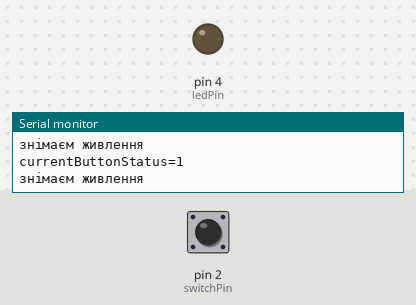
Simulated run of this sketch. Board: Arduino Uno, built with avr-gcc and run on an emulated ATmega328P. Parts: output pins drawn as LEDs (lit = HIGH), the last lines printed to the serial monitor. Dashed ring = blinking. The inputs (shaded band) are chosen by the test bench; at power-on: pin 2 (switchPin) HIGH.

Above: at 1.2 s.
1.3 s: pin 2 (switchPin) pulled LOW for 1 s
At 3.1 s:
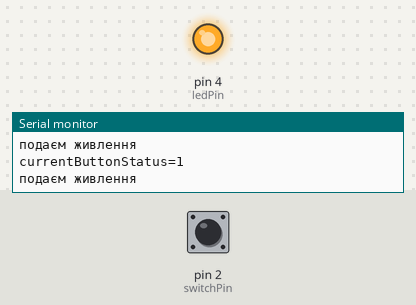
4.3 s: pin 2 (switchPin) pulled LOW for 0.15 s
At 5.4 s:
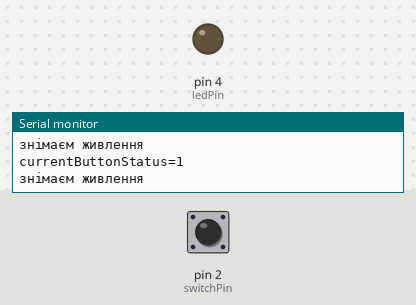
7.4 s: pin 2 (switchPin) pulsed LOW 5 times (0.12 s each, 0.3 s apart)
At 7.67 s:
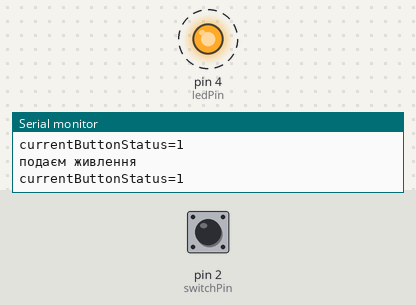
11.9 s: pin 2 (switchPin) pulled LOW for 3.2 s
At 15.9 s:
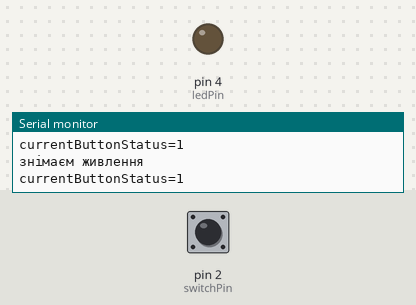
16.6 s: pin 2 (switchPin) driven LOW
At 16.86 s:
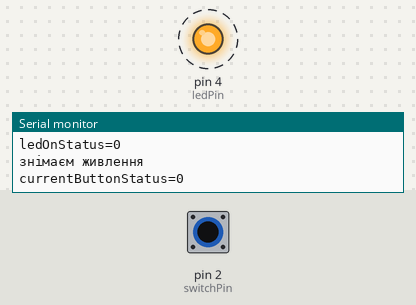
19.6 s: pin 2 (switchPin) driven HIGH
At 20.2 s:
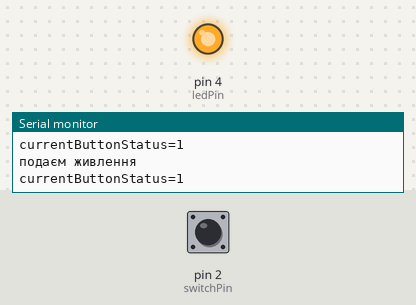
Timing chart, 0 to 22.6 s (numbered marks = the images above; inputs shaded):
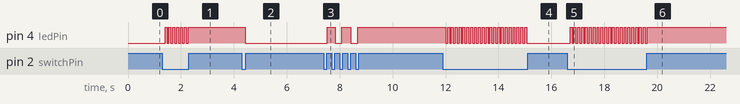

The sketch:

ButtonPullUpExternalResist.ino
```cpp
// ініціалізація змінних з номером піна
unsigned int switchPin = 2;
unsigned int ledPin = 4;

// створення змінних для запам'ятовування статусу
boolean ledOnStatus = false;
// високе по замовчуванню при пулап підключенні
boolean lastButtonStatus = HIGH;

void setup() {
    pinMode(ledPin, OUTPUT);
    // працює тільки з зовнішнім резистором
    pinMode(switchPin, INPUT);
    Serial.begin(9600);
}

void loop() {
    // вичитуємо статус кнопки
    boolean currentButtonStatus = debounce(lastButtonStatus);
    Serial.print("currentButtonStatus=");
    Serial.println(currentButtonStatus);
    // якщо не статус не рівний попередньому
    if (lastButtonStatus != currentButtonStatus) {
        // то робимо інверсію статусу світлодіода
        ledOnStatus = !ledOnStatus;
        Serial.print("ledOnStatus=");
        Serial.println(ledOnStatus);
    }
    // якщо статус == true
    if (ledOnStatus) {
        // то подаєм живлення
        Serial.println("подаєм живлення");
        digitalWrite(ledPin, HIGH);
    } else {
        // інакше знімаєм живлення
        Serial.println("знімаєм живлення");
        digitalWrite(ledPin, LOW);
    }
}

boolean debounce(boolean last) {
    boolean current = digitalRead(switchPin);
    if (last != current) {
        delay(50);
        current = digitalRead(switchPin);
    }
    return current;
}
```

Measured:
- after the input at 1.3 s, pin 4 (ledPin): alternates HIGH for 0.07 s and LOW for 0.07 s, 13 changes in all, then stays HIGH, starting after 0.10 s
- after the input at 4.3 s, pin 4 (ledPin): HIGH → LOW after 0.13 s
- after the input at 7.4 s, pin 4 (ledPin): alternates HIGH for 0.33 s and LOW for 0.25 s, 5 changes in all, then stays HIGH, starting after 0.13 s
- after the input at 11.9 s, pin 4 (ledPin): alternates HIGH for 0.07 s and LOW for 0.07 s, 43 changes in all, then stays LOW, starting after 0.10 s
- after the input at 16.6 s, pin 4 (ledPin): alternates HIGH for 0.07 s and LOW for 0.07 s, starting after 0.11 s
- after the input at 19.6 s, pin 4 (ledPin): goes on until 19.6 s, then stays HIGH
